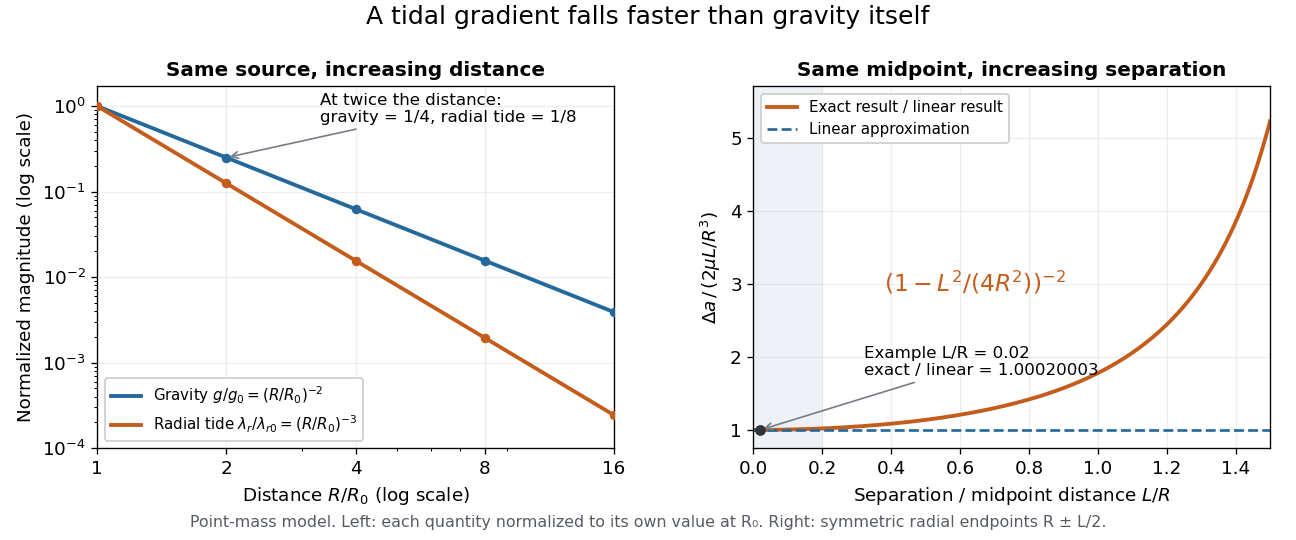

Reproduce this figure in Python.
"""Compare inverse-square gravity, inverse-cube tides and a finite baseline.

Tested with Python 3.14, Matplotlib 3.10.7 and NumPy 2.3.5.
Run from _media; the matching opaque PNG is written to the current directory.
"""

from pathlib import Path

import matplotlib.pyplot as plt
import numpy as np


def main():
    plt.rcParams.update({"font.size": 11, "figure.facecolor": "white", "axes.facecolor": "white"})
    fig, axes = plt.subplots(1, 2, figsize=(10.8, 4.5), dpi=120)
    distance = np.geomspace(1, 16, 300)
    ticks = np.array([1, 2, 4, 8, 16])
    ax = axes[0]
    ax.loglog(distance, distance ** -2, color="#24699c", lw=2.3,
              label=r"Gravity $g/g_0=(R/R_0)^{-2}$")
    ax.loglog(distance, distance ** -3, color="#c45c1b", lw=2.3,
              label=r"Radial tide $\lambda_r/\lambda_{r0}=(R/R_0)^{-3}$")
    ax.scatter(ticks, ticks.astype(float) ** -2, color="#24699c", s=22, zorder=3)
    ax.scatter(ticks, ticks.astype(float) ** -3, color="#c45c1b", s=22, zorder=3)
    ax.set_xticks(ticks, [str(v) for v in ticks])
    ax.set_xlim(1, 16)
    ax.set_ylim(1e-4, 1.7)
    ax.set_xlabel(r"Distance $R/R_0$ (log scale)")
    ax.set_ylabel("Normalized magnitude (log scale)")
    ax.set_title("Same source, increasing distance", fontsize=12, fontweight="bold")
    ax.legend(loc="lower left", fontsize=9, framealpha=1)
    ax.grid(alpha=0.20, which="major")
    ax.annotate("At twice the distance:\ngravity = 1/4, radial tide = 1/8", xy=(2, 0.25), xytext=(3.3, 0.65),
                fontsize=10, arrowprops={"arrowstyle": "->", "color": "#767d85"})

    ax = axes[1]
    separation = np.linspace(0, 1.5, 400)
    correction = (1 - separation ** 2 / 4) ** -2
    ax.axvspan(0, 0.2, color="#eef2f6", zorder=0)
    ax.plot(separation, correction, color="#c45c1b", lw=2.3, label="Exact result / linear result")
    ax.axhline(1, color="#24699c", lw=1.6, linestyle="--", label="Linear approximation")
    ax.set_xlim(0, 1.5)
    ax.set_ylim(0.75, 5.7)
    ax.set_xlabel(r"Separation / midpoint distance $L/R$")
    ax.set_ylabel(r"$\Delta a\,/\,(2\mu L/R^3)$")
    ax.set_title("Same midpoint, increasing separation", fontsize=12, fontweight="bold")
    ax.grid(alpha=0.20)
    ax.legend(loc="upper left", fontsize=9, framealpha=1)
    ax.text(0.38, 2.9, r"$(1-L^2/(4R^2))^{-2}$", fontsize=14, color="#c45c1b")
    example = 0.02
    ratio = (1 - example ** 2 / 4) ** -2
    ax.scatter([example], [ratio], color="#30343b", s=30, zorder=4)
    ax.annotate("Example L/R = 0.02\nexact / linear = 1.00020003", xy=(example, ratio), xytext=(0.32, 1.75),
                fontsize=10, arrowprops={"arrowstyle": "->", "color": "#767d85"})
    fig.suptitle("A tidal gradient falls faster than gravity itself", fontsize=15, y=0.99)
    fig.text(0.5, 0.025, "Point-mass model. Left: each quantity normalized to its own value at R₀. Right: symmetric radial endpoints R ± L/2.",
             ha="center", fontsize=9.5, color="#555c64")
    fig.subplots_adjust(left=0.075, right=0.98, top=0.84, bottom=0.17, wspace=0.27)
    fig.savefig(Path.cwd() / (Path(__file__).stem + ".png"), facecolor="white", transparent=False)
    plt.close(fig)


if __name__ == "__main__":
    main()
